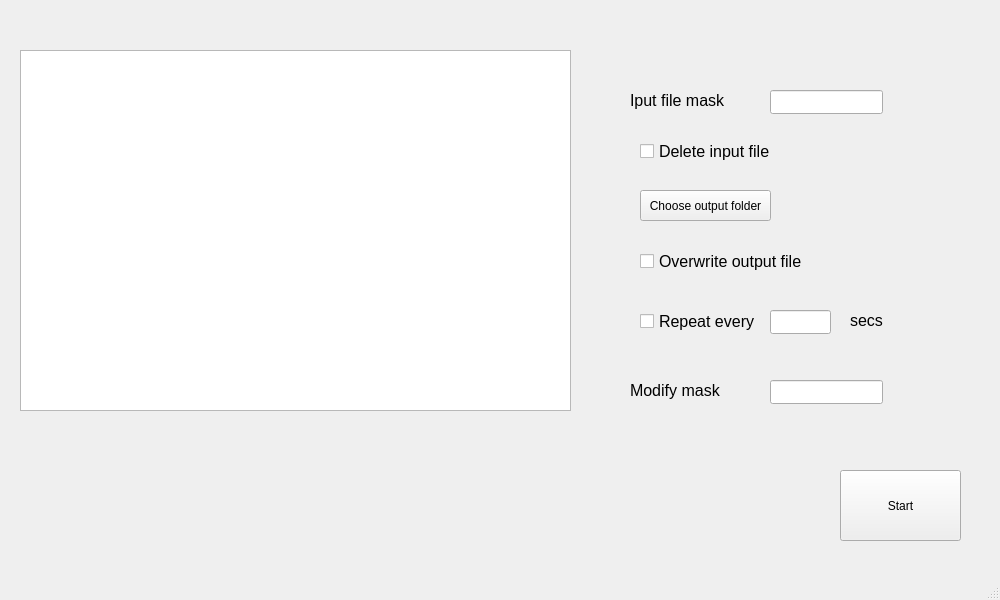
<?xml version="1.0" encoding="UTF-8"?>
<ui version="4.0">
 <class>MainWindow</class>
 <widget class="QMainWindow" name="MainWindow">
  <property name="geometry">
   <rect>
    <x>0</x>
    <y>0</y>
    <width>1000</width>
    <height>600</height>
   </rect>
  </property>
  <property name="windowTitle">
   <string>MainWindow</string>
  </property>
  <widget class="QWidget" name="centralwidget">
   <widget class="QLineEdit" name="inputMask">
    <property name="geometry">
     <rect>
      <x>770</x>
      <y>90</y>
      <width>113</width>
      <height>24</height>
     </rect>
    </property>
   </widget>
   <widget class="QLabel" name="label_2">
    <property name="geometry">
     <rect>
      <x>630</x>
      <y>380</y>
      <width>121</width>
      <height>21</height>
     </rect>
    </property>
    <property name="font">
     <font>
      <pointsize>12</pointsize>
     </font>
    </property>
    <property name="text">
     <string>Modify mask</string>
    </property>
   </widget>
   <widget class="QLineEdit" name="secs">
    <property name="geometry">
     <rect>
      <x>770</x>
      <y>310</y>
      <width>61</width>
      <height>24</height>
     </rect>
    </property>
    <property name="text">
     <string/>
    </property>
   </widget>
   <widget class="QLabel" name="label_4">
    <property name="geometry">
     <rect>
      <x>850</x>
      <y>310</y>
      <width>121</width>
      <height>21</height>
     </rect>
    </property>
    <property name="font">
     <font>
      <pointsize>12</pointsize>
     </font>
    </property>
    <property name="text">
     <string>secs</string>
    </property>
   </widget>
   <widget class="QCheckBox" name="deleteInputCheckBox">
    <property name="geometry">
     <rect>
      <x>640</x>
      <y>140</y>
      <width>251</width>
      <height>22</height>
     </rect>
    </property>
    <property name="font">
     <font>
      <pointsize>12</pointsize>
     </font>
    </property>
    <property name="text">
     <string>Delete input file</string>
    </property>
   </widget>
   <widget class="QTextBrowser" name="log">
    <property name="geometry">
     <rect>
      <x>20</x>
      <y>50</y>
      <width>551</width>
      <height>361</height>
     </rect>
    </property>
   </widget>
   <widget class="QCheckBox" name="overwriteCheckBox">
    <property name="geometry">
     <rect>
      <x>640</x>
      <y>250</y>
      <width>251</width>
      <height>22</height>
     </rect>
    </property>
    <property name="font">
     <font>
      <pointsize>12</pointsize>
     </font>
    </property>
    <property name="text">
     <string>Overwrite output file</string>
    </property>
   </widget>
   <widget class="QPushButton" name="chooseOutputButton">
    <property name="geometry">
     <rect>
      <x>640</x>
      <y>190</y>
      <width>131</width>
      <height>31</height>
     </rect>
    </property>
    <property name="text">
     <string>Choose output folder</string>
    </property>
   </widget>
   <widget class="QPushButton" name="startButtton">
    <property name="geometry">
     <rect>
      <x>840</x>
      <y>470</y>
      <width>121</width>
      <height>71</height>
     </rect>
    </property>
    <property name="text">
     <string>Start</string>
    </property>
   </widget>
   <widget class="QLineEdit" name="modifyMask">
    <property name="geometry">
     <rect>
      <x>770</x>
      <y>380</y>
      <width>113</width>
      <height>24</height>
     </rect>
    </property>
    <property name="text">
     <string/>
    </property>
   </widget>
   <widget class="QCheckBox" name="repeatCheckBox">
    <property name="geometry">
     <rect>
      <x>640</x>
      <y>310</y>
      <width>121</width>
      <height>22</height>
     </rect>
    </property>
    <property name="font">
     <font>
      <pointsize>12</pointsize>
     </font>
    </property>
    <property name="text">
     <string>Repeat every</string>
    </property>
   </widget>
   <widget class="QLabel" name="label">
    <property name="geometry">
     <rect>
      <x>630</x>
      <y>90</y>
      <width>121</width>
      <height>21</height>
     </rect>
    </property>
    <property name="font">
     <font>
      <pointsize>12</pointsize>
     </font>
    </property>
    <property name="text">
     <string>Iput file mask</string>
    </property>
   </widget>
  </widget>
  <widget class="QMenuBar" name="menubar">
   <property name="geometry">
    <rect>
     <x>0</x>
     <y>0</y>
     <width>1000</width>
     <height>21</height>
    </rect>
   </property>
  </widget>
  <widget class="QStatusBar" name="statusbar"/>
 </widget>
 <resources/>
 <connections/>
</ui>
